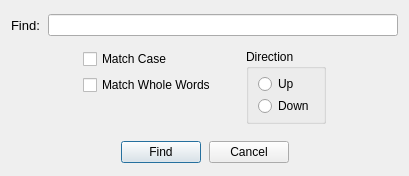
<?xml version="1.0" encoding="UTF-8"?>
<ui version="4.0">
 <class>Dialog_Find</class>
 <widget class="QDialog" name="Dialog_Find">
  <property name="windowModality">
   <enum>Qt::NonModal</enum>
  </property>
  <property name="geometry">
   <rect>
    <x>0</x>
    <y>0</y>
    <width>408</width>
    <height>176</height>
   </rect>
  </property>
  <property name="windowTitle">
   <string>Find</string>
  </property>
  <property name="modal">
   <bool>false</bool>
  </property>
  <layout class="QGridLayout" name="gridLayout">
   <property name="topMargin">
    <number>13</number>
   </property>
   <property name="horizontalSpacing">
    <number>30</number>
   </property>
   <item row="4" column="2" rowspan="3">
    <widget class="QGroupBox" name="groupBox">
     <property name="title">
      <string>Direction</string>
     </property>
     <layout class="QGridLayout" name="gridLayout_2">
      <property name="topMargin">
       <number>5</number>
      </property>
      <property name="bottomMargin">
       <number>5</number>
      </property>
      <property name="horizontalSpacing">
       <number>0</number>
      </property>
      <property name="verticalSpacing">
       <number>2</number>
      </property>
      <item row="1" column="0">
       <widget class="QRadioButton" name="down_RB">
        <property name="text">
         <string>Down</string>
        </property>
       </widget>
      </item>
      <item row="0" column="0">
       <widget class="QRadioButton" name="up_RB">
        <property name="text">
         <string>Up</string>
        </property>
       </widget>
      </item>
     </layout>
    </widget>
   </item>
   <item row="5" column="1">
    <widget class="QCheckBox" name="wholeWords_CKB">
     <property name="text">
      <string>Match Whole Words</string>
     </property>
    </widget>
   </item>
   <item row="2" column="0" colspan="4">
    <spacer name="verticalSpacer_1">
     <property name="orientation">
      <enum>Qt::Vertical</enum>
     </property>
     <property name="sizeType">
      <enum>QSizePolicy::Fixed</enum>
     </property>
     <property name="sizeHint" stdset="0">
      <size>
       <width>100</width>
       <height>6</height>
      </size>
     </property>
    </spacer>
   </item>
   <item row="10" column="2">
    <spacer name="verticalSpacer_3">
     <property name="orientation">
      <enum>Qt::Vertical</enum>
     </property>
     <property name="sizeType">
      <enum>QSizePolicy::Fixed</enum>
     </property>
     <property name="sizeHint" stdset="0">
      <size>
       <width>20</width>
       <height>10</height>
      </size>
     </property>
    </spacer>
   </item>
   <item row="4" column="1">
    <widget class="QCheckBox" name="case_CKB">
     <property name="text">
      <string>Match Case</string>
     </property>
    </widget>
   </item>
   <item row="0" column="0" rowspan="2" colspan="4">
    <layout class="QHBoxLayout" name="horizontalLayout">
     <property name="spacing">
      <number>8</number>
     </property>
     <item>
      <widget class="QLabel" name="label">
       <property name="minimumSize">
        <size>
         <width>0</width>
         <height>20</height>
        </size>
       </property>
       <property name="font">
        <font>
         <pointsize>10</pointsize>
        </font>
       </property>
       <property name="text">
        <string>Find:</string>
       </property>
      </widget>
     </item>
     <item>
      <widget class="QLineEdit" name="value">
       <property name="minimumSize">
        <size>
         <width>350</width>
         <height>20</height>
        </size>
       </property>
      </widget>
     </item>
    </layout>
   </item>
   <item row="11" column="0" colspan="4">
    <layout class="QHBoxLayout" name="horizontalLayout_20">
     <item>
      <spacer name="horizontalSpacer_21">
       <property name="orientation">
        <enum>Qt::Horizontal</enum>
       </property>
       <property name="sizeHint" stdset="0">
        <size>
         <width>10</width>
         <height>20</height>
        </size>
       </property>
      </spacer>
     </item>
     <item>
      <widget class="QPushButton" name="find_PB">
       <property name="text">
        <string>Find</string>
       </property>
      </widget>
     </item>
     <item>
      <spacer name="horizontalSpacer_23">
       <property name="orientation">
        <enum>Qt::Horizontal</enum>
       </property>
       <property name="sizeType">
        <enum>QSizePolicy::Fixed</enum>
       </property>
       <property name="sizeHint" stdset="0">
        <size>
         <width>8</width>
         <height>25</height>
        </size>
       </property>
      </spacer>
     </item>
     <item>
      <widget class="QPushButton" name="cancel_PB">
       <property name="text">
        <string>Cancel</string>
       </property>
      </widget>
     </item>
     <item>
      <spacer name="horizontalSpacer_22">
       <property name="orientation">
        <enum>Qt::Horizontal</enum>
       </property>
       <property name="sizeHint" stdset="0">
        <size>
         <width>10</width>
         <height>20</height>
        </size>
       </property>
      </spacer>
     </item>
    </layout>
   </item>
  </layout>
 </widget>
 <tabstops>
  <tabstop>value</tabstop>
  <tabstop>case_CKB</tabstop>
  <tabstop>wholeWords_CKB</tabstop>
  <tabstop>up_RB</tabstop>
  <tabstop>down_RB</tabstop>
  <tabstop>find_PB</tabstop>
  <tabstop>cancel_PB</tabstop>
 </tabstops>
 <resources/>
 <connections/>
</ui>
